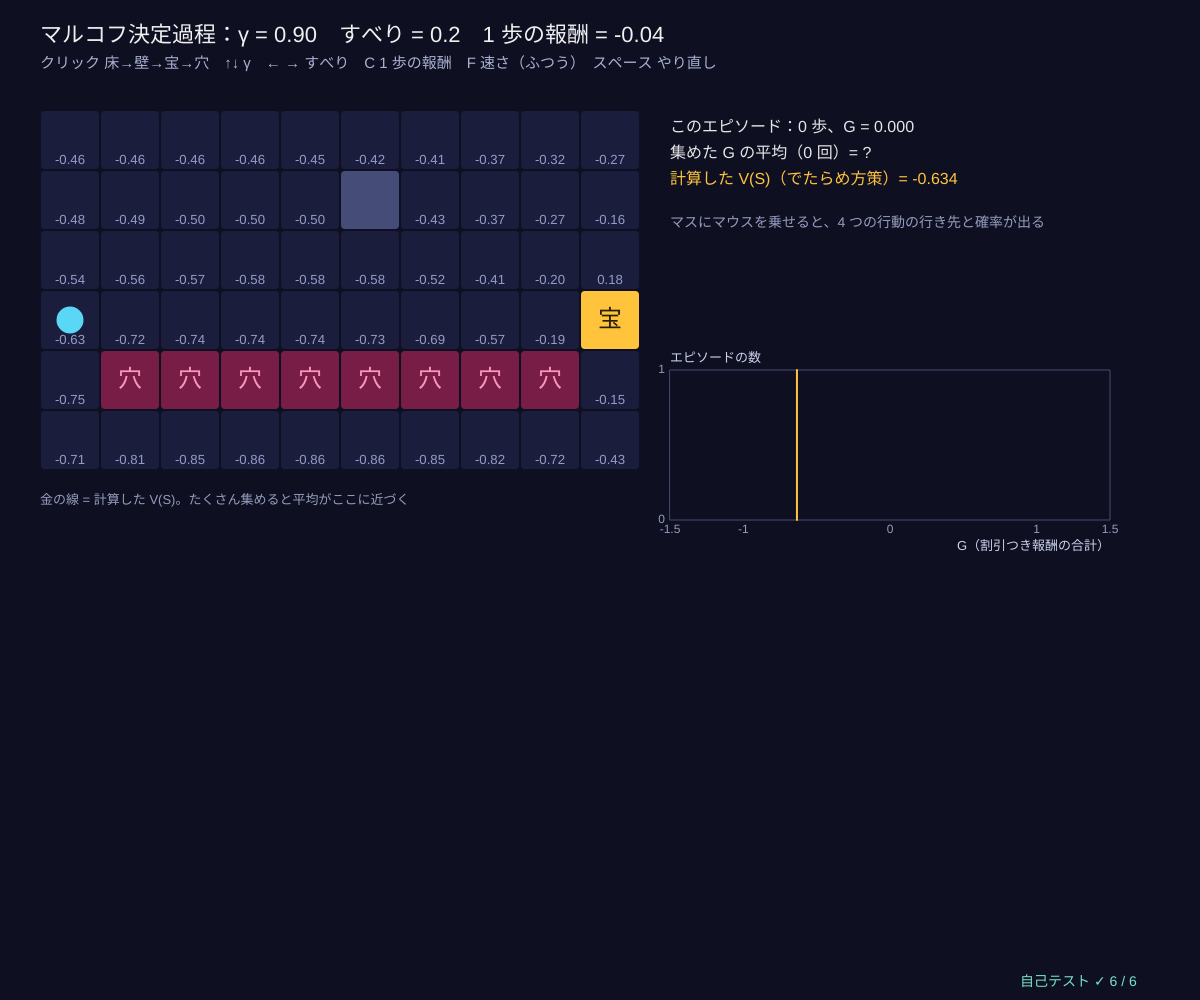
Frame 1 (no input)
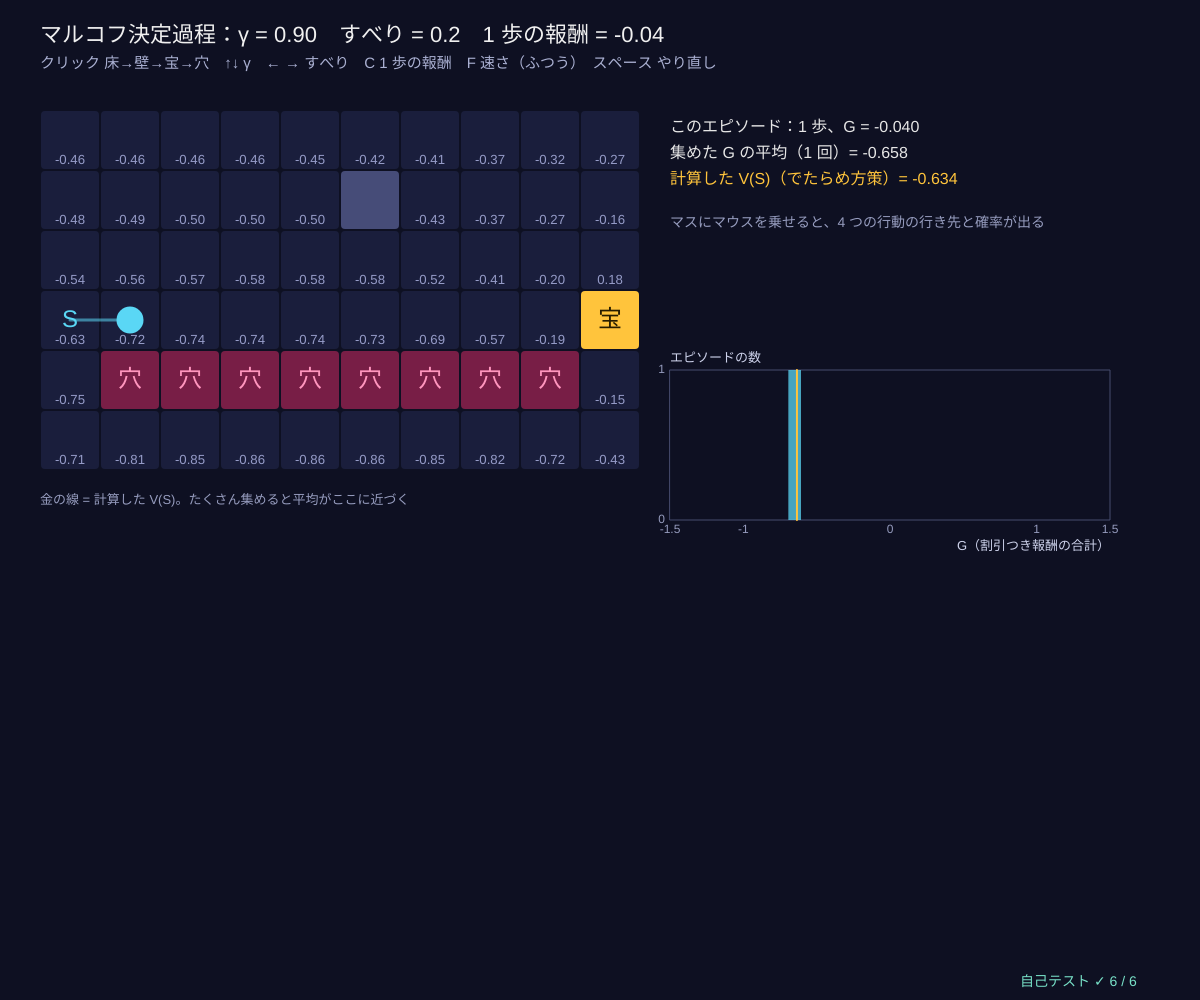
Frame 60 (no input)
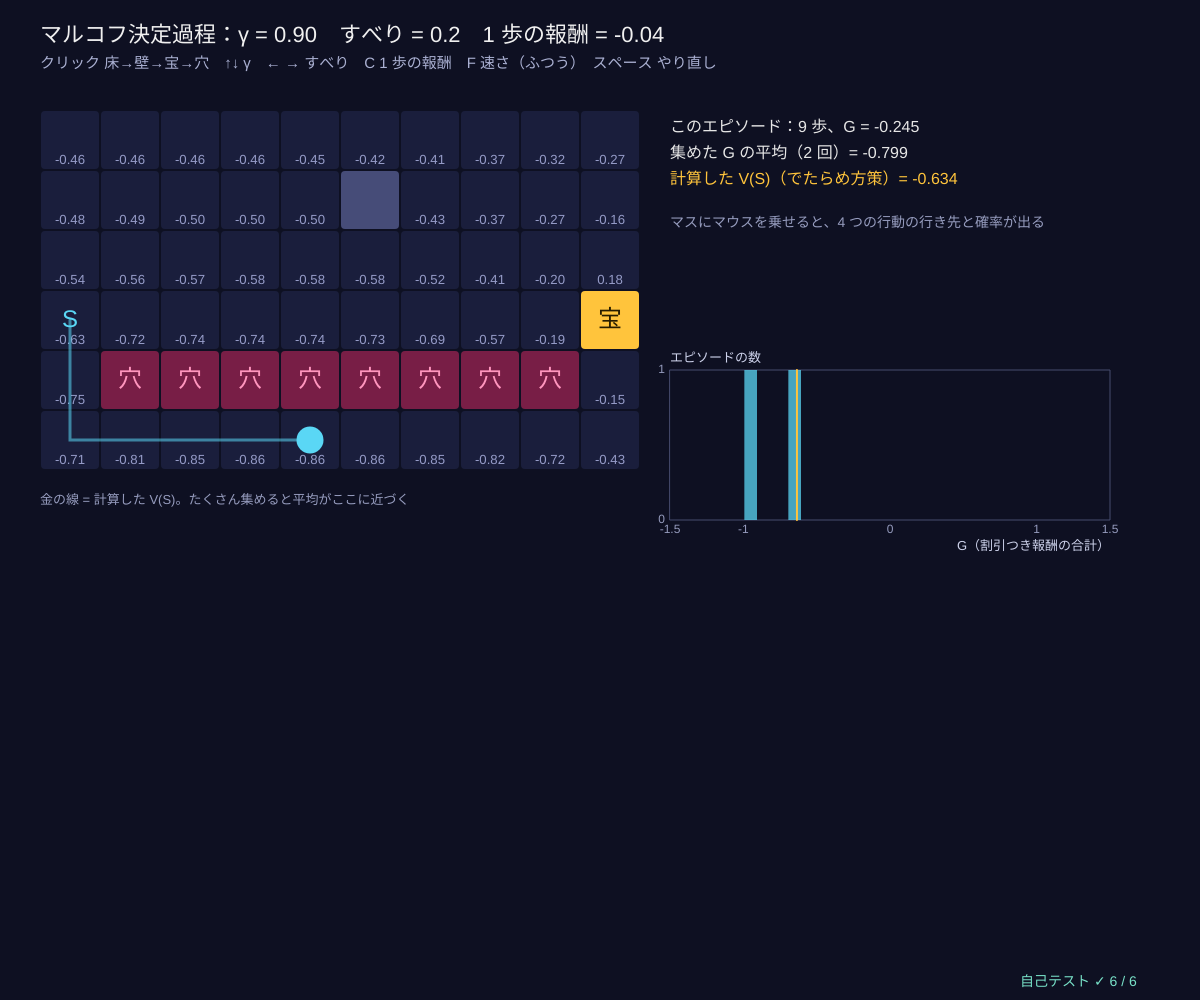
Frame 120 (the mouse pressed at the canvas centre since frame 60)

The p5.js sketch that drew these frames (run headless with seeded random() and noise() and a simulated clock; from frame 60 on, the mouse is pressed at the canvas centre):

// p5.js sketch
// ── sketch.js
// ============================================
// 01 マルコフ決定過程とグリッドワールド ─ 状態・行動・報酬・割引率・すべりやすさ
// マス = 状態 s、上下左右 = 行動 a。意図した向きに進むのは 1 − slip の確率、残りは左右の直角へすべる。
// でたらめに動くエージェントの「割引つき報酬の合計」G = r1 + γ r2 + γ² r3 + … を集めると、その平均が状態の価値 V(S) になる
// クリック マスを 床→壁→宝→穴 と切りかえ / ↑↓ 割引率 γ / ← → すべりやすさ / C 1 歩ごとの報酬 / F 速さ / スペース やり直し
// マウスを乗せたマスの「行き先の確率」を表示
// ============================================

let mapRows = [                          // ★ 地図（. 床、# 壁、S スタート、G 宝 +1、P 落とし穴 −1）
  '..........',
  '.....#....',
  '..........',
  'S........G',
  '.PPPPPPPP.',
  '..........',
];
let gamma = 0.9, slip = 0.2;             // ★ 割引率 γ とすべりやすさ
const STEP_COSTS = [0, -0.04, -0.1];     // ★ 1 歩ごとの報酬の候補（C で切りかえ）
let costIdx = 1, gw, mdp, startS = 0, vRand = [], fast = false;
let agentPos = 0, epReturn = 0, epDisc = 1, epLen = 0, returns = [], trail = [], gx = 40, gy = 110, cs = 60;

function setup() {
  createCanvas(windowWidth, windowHeight);
  gw = gridParse(mapRows);
  selfTest();
  seedRng(11); rebuild();
}

function rebuild() {                     // 地図や γ・slip が変わったら作り直す
  mdp = buildMdp(gw, slip, STEP_COSTS[costIdx]);
  startS = gw.cell.indexOf('S');
  vRand = evalRandomPolicy(mdp, gamma, 1e-10).V;
  returns = []; newEpisode();
}
function newEpisode() { agentPos = startS; epReturn = 0; epDisc = 1; epLen = 0; trail = [startS]; }

// ★ でたらめな方策（4 方向を 1/4 ずつ）の価値：V(s) = Σ_a ¼ Σ_s' p (r + γ V(s')) を収束するまでくり返す
function evalRandomPolicy(m, gam, tol) {
  let V = new Array(m.nS).fill(0), d = Infinity, sweeps = 0;
  while (d >= tol && sweeps < 20000) {
    d = 0;
    for (let s = 0; s < m.nS; s++) {
      if (m.term[s]) continue;
      let v = 0; for (let a = 0; a < 4; a++) v += 0.25 * qValue(m, V, gam, s, a);
      d = Math.max(d, Math.abs(v - V[s])); V[s] = v;
    }
    sweeps++;
  }
  return { V, sweeps };
}
// ★ 環境の 1 歩：確率 P[s][a] にしたがって次のマスを 1 つ選ぶ
function sampleStep(m, s, a) { let u = rnd(), c = 0; for (let o of m.P[s][a]) { c += o.p; if (u < c) return o; } return m.P[s][a][m.P[s][a].length - 1]; }
function agentStep() {
  let a = Math.floor(rnd() * 4), o = sampleStep(mdp, agentPos, a);
  epReturn += epDisc * o.r; epDisc *= gamma; epLen++; agentPos = o.s2; trail.push(agentPos);
  if (trail.length > 40) trail.shift();
  if (mdp.term[agentPos] || epLen >= 300) { returns.push(epReturn); if (returns.length > 3000) returns.shift(); newEpisode(); }
}

function draw() {
  background(...BG);
  let t0 = performance.now();
  if (fast) { while (performance.now() - t0 < 5) agentStep(); } else if (frameCount % 6 === 0) agentStep();

  cs = Math.min(64, (width * 0.55 - 60) / gw.w, (height - 260) / gw.h);
  noStroke(); fill(240); textSize(22); textAlign(LEFT, BASELINE);
  text('マルコフ決定過程：γ = ' + gamma.toFixed(2) + '　すべり = ' + slip.toFixed(1) + '　1 歩の報酬 = ' + STEP_COSTS[costIdx], 40, 42);
  fill(170, 176, 210); textSize(15);
  text('クリック 床→壁→宝→穴　↑↓ γ　← → すべり　C 1 歩の報酬　F 速さ（' + (fast ? '速い' : 'ふつう') + '）　スペース やり直し', 40, 68);

  drawCells(gw, gx, gy, cs);
  // 価値（でたらめ方策）を小さく表示
  textSize(Math.max(10, cs * 0.22)); textAlign(CENTER, BOTTOM);
  for (let s = 0; s < mdp.nS; s++) if (!mdp.term[s]) { let [x, y] = cellXY(gw, s, gx, gy, cs); fill(150, 156, 200); text(fmtN(vRand[s]), x + cs / 2, y + cs - 3); }
  // 足あと
  stroke(...CYAN, 140); strokeWeight(3);
  polyline(trail.map((s) => { let [x, y] = cellXY(gw, s, gx, gy, cs); return [x + cs / 2, y + cs / 2]; }));
  let [ax, ay] = cellXY(gw, agentPos, gx, gy, cs); noStroke(); fill(...CYAN); circle(ax + cs / 2, ay + cs / 2, cs * 0.45);

  // ---- マウスの下のマスの遷移確率
  let hs = cellAt(gw, gx, gy, cs, mouseX, mouseY), px = gx + gw.w * cs + 30, py = gy + 10;
  fill(230); textAlign(LEFT, TOP); textSize(16);
  text('このエピソード：' + epLen + ' 歩、G = ' + fmtN(epReturn, 3), px, py);
  text('集めた G の平均（' + returns.length + ' 回）= ' + (returns.length ? fmtN(meanOf(returns), 3) : '?'), px, py + 26);
  fill(...GOLD); text('計算した V(S)（でたらめ方策）= ' + fmtN(vRand[startS], 3), px, py + 52);
  if (hs >= 0 && !mdp.term[hs]) {
    fill(230); text('マス (' + (hs % gw.w) + ', ' + Math.floor(hs / gw.w) + ') の P(s′ | s, a)：', px, py + 96);
    textSize(14);
    for (let a = 0; a < 4; a++) {
      let outs = mdp.P[hs][a].map((o) => '(' + (o.s2 % gw.w) + ',' + Math.floor(o.s2 / gw.w) + ') ' + fmtN(o.p) + ' r=' + o.r).join('  ');
      fill(200, 205, 235); text(DIR_NAMES[a] + '：' + outs, px, py + 122 + a * 22);
    }
    let [hx, hy] = cellXY(gw, hs, gx, gy, cs); noFill(); stroke(...GOLD); strokeWeight(2); rect(hx + 2, hy + 2, cs - 4, cs - 4, 4);
  } else { fill(150, 156, 190); textSize(14); text('マスにマウスを乗せると、4 つの行動の行き先と確率が出る', px, py + 96); }

  // ---- 集めた G のヒストグラム
  let g = { x: px, y: py + 250, w: Math.min(440, width - px - 40), h: 150, x0: -1.5, x1: 1.5, y0: 0, y1: 1 };
  let bins = new Array(30).fill(0); for (let r of returns) bins[clampv(Math.floor((r + 1.5) / 0.1), 0, 29)]++;
  g.y1 = Math.max(1, maxOf(bins));
  plotAxes(g, 'G（割引つき報酬の合計）', 'エピソードの数', [-1.5, -1, 0, 1, 1.5], [0, g.y1]);
  noStroke(); fill(...CYAN, 190);
  bins.forEach((b, i) => rect(gX(g, -1.5 + i * 0.1) + 1, gY(g, b), g.w / 30 - 2, gY(g, 0) - gY(g, b)));
  stroke(...GOLD); strokeWeight(2); line(gX(g, vRand[startS]), g.y, gX(g, vRand[startS]), g.y + g.h);
  noStroke(); fill(150, 156, 190); textSize(13); textAlign(LEFT, BASELINE);
  text('金の線 = 計算した V(S)。たくさん集めると平均がここに近づく', 40, gy + gw.h * cs + 34);
  drawSelfTest(width - 180, height - 14);
}

function mousePressed() {
  let s = cellAt(gw, gx, gy, cs, mouseX, mouseY);
  if (s < 0 || gw.cell[s] === 'S') return;
  let order = ['.', '#', 'G', 'P'];
  gw.cell[s] = order[(order.indexOf(gw.cell[s]) + 1) % 4];
  rebuild();
}
function keyPressed() {
  if (key === UP_ARROW) gamma = Math.min(0.99, Math.round((gamma + 0.05) * 100) / 100);
  if (key === DOWN_ARROW) gamma = Math.max(0, Math.round((gamma - 0.05) * 100) / 100);
  if (key === RIGHT_ARROW) slip = Math.min(0.8, Math.round((slip + 0.1) * 10) / 10);
  if (key === LEFT_ARROW) slip = Math.max(0, Math.round((slip - 0.1) * 10) / 10);
  if (key === 'c' || key === 'C') costIdx = (costIdx + 1) % STEP_COSTS.length;
  if (key === 'f' || key === 'F') fast = !fast;
  if (key === UP_ARROW || key === DOWN_ARROW || key === LEFT_ARROW || key === RIGHT_ARROW || key === 'c' || key === 'C' || key === ' ') rebuild();
  return false;
}

// ---- 自己テスト
function selfTest() {
  selfTestResults = [];
  let gwT = gridParse(mapRows);           // テスト用の地図（画面の地図とは別）
  let okSum = true, okTerm = true, okDet = true;
  for (let sl of [0, 0.2, 0.5, 0.8]) {
    let m = buildMdp(gwT, sl, -0.04);
    for (let s = 0; s < m.nS; s++) for (let a = 0; a < 4; a++) {
      let tot = 0; for (let o of m.P[s][a]) { tot += o.p; if (o.p < 0) okSum = false; }
      if (!near(tot, 1, 1e-12)) okSum = false;
      if (m.term[s] && !(m.P[s][a].length === 1 && m.P[s][a][0].s2 === s && m.P[s][a][0].r === 0)) okTerm = false;
      if (sl === 0 && !m.term[s] && m.P[s][a].length !== 1) okDet = false;
    }
  }
  check('どの状態・行動でも遷移確率の合計 = 1、どれも ≥ 0（すべり 0, 0.2, 0.5, 0.8）', okSum);
  check('宝と落とし穴（終わりの状態）は動かず、報酬 0', okTerm);
  check('すべり 0 なら行き先は 1 つに決まる（確率 1）', okDet);
  // サンプリングの頻度 = 確率
  let m = buildMdp(gwT, 0.2, -0.04), s0 = 2 * gwT.w + 4, cnt = {}; seedRng(3);
  for (let i = 0; i < 20000; i++) { let o = sampleStep(m, s0, 1); cnt[o.s2] = (cnt[o.s2] || 0) + 1; }
  check('サンプルした行き先の割合 ≈ P(s′ | s, 右)（2 万回）', m.P[s0][1].every((o) => near((cnt[o.s2] || 0) / 20000, o.p, 0.015)));
  // でたらめ方策：集めた G の平均 ≈ 計算した V(S)
  let ev = evalRandomPolicy(m, 0.9, 1e-10), st = gwT.cell.indexOf('S'), gs = [];
  seedRng(4);
  for (let e = 0; e < 3000; e++) { let s = st, G = 0, d = 1; for (let t = 0; t < 300 && !m.term[s]; t++) { let o = sampleStep(m, s, Math.floor(rnd() * 4)); G += d * o.r; d *= 0.9; s = o.s2; } gs.push(G); }
  let mu = meanOf(gs), se = Math.sqrt(meanOf(gs.map((g) => (g - mu) * (g - mu))) / gs.length);
  check('でたらめ方策の G の平均 ' + fmtN(mu, 3) + ' ≈ 計算した V(S) ' + fmtN(ev.V[st], 3) + '（標準誤差の 3 倍以内）', Math.abs(mu - ev.V[st]) < 3 * se + 1e-3);
  check('価値は ±1 の範囲（γ < 1、報酬は −1〜1）で NaN なし', ev.V.every((v) => Math.abs(v) <= 1 / (1 - 0.9) && isFinite(v)));
  reportSelfTest();
}

// ---------- やってみよう ----------
// 1. すべり 0 と 0.5 で、でたらめ方策の V(S) はどう変わる？
// 2. γ を 0 にすると V(S) は？（すぐ次の報酬しか見ない）。γ = 0.99 では？
// 3. 落とし穴をふやす・宝をスタートの近くに置くと、G のヒストグラムの形はどう変わる？
// 4. 1 歩の報酬を −0.1 にすると「早く終わるほうがよい」世界になる。V(S) は？
// 5. でたらめではなく「いつも右」の方策にしたら、価値はどう計算する？（03 の方策評価）

// ==================================================
// ここから下は「強化学習の道具」（中身は読まなくても OK。消さないでね）
// ==================================================
// ---- 色と小さな道具
const BG = [14, 16, 34];                // 背景（アーケードの紺）
const GOLD = [255, 196, 60], CYAN = [90, 215, 245], PINK = [245, 110, 170], LIME = [160, 230, 110], VIOLET = [175, 140, 255];
function clampv(v, a, b) { return v < a ? a : v > b ? b : v !== v ? a : v; }     // NaN なら a に戻す
function argmaxR(q) {                  // いちばん大きい値の番号（同点はランダムに 1 つ）
  let m = -Infinity, best = [];
  for (let i = 0; i < q.length; i++) {
    if (q[i] > m + 1e-12) { m = q[i]; best = [i]; } else if (Math.abs(q[i] - m) <= 1e-12) best.push(i);
  }
  return best.length ? best[Math.floor(rnd() * best.length)] : 0;
}
function argmaxFirst(q) { let b = 0; for (let i = 1; i < q.length; i++) if (q[i] > q[b]) b = i; return b; }   // 同点は若い番号
function maxOf(q) { let m = -Infinity; for (let v of q) if (v > m) m = v; return m; }
function epsGreedy(q, eps) { return rnd() < eps ? Math.floor(rnd() * q.length) : argmaxR(q); }   // ε の確率でランダム、ほかは貪欲
function softmaxArr(h, tau) {          // ボルツマン分布 exp(h/τ) / Σ（大きい数でもあふれないように最大値を引く）
  let m = maxOf(h), e = h.map((v) => Math.exp((v - m) / (tau || 1))), s = e.reduce((a, b) => a + b, 0);
  return e.map((v) => v / s);
}
function sampleFrom(p) { let u = rnd(), c = 0; for (let i = 0; i < p.length; i++) { c += p[i]; if (u < c) return i; } return p.length - 1; }
function meanOf(a) { return a.length ? a.reduce((s, v) => s + v, 0) / a.length : 0; }
function fmtN(v, d) { if (typeof v !== 'number' || v !== v) return '?'; let s = v.toFixed(d === undefined ? 2 : d); return s === '-0.00' || s === '-0.0' || s === '-0' ? s.slice(1) : s; }
// ---- 種つきの乱数（同じ種なら毎回同じ列 → 実験をくり返せる）
let rngState = 1;
function seedRng(s) { rngState = (s >>> 0) || 1; }
function rnd() {                       // 0〜1 の一様乱数（mulberry32）
  rngState = (rngState + 0x6d2b79f5) >>> 0;
  let t = rngState;
  t = Math.imul(t ^ (t >>> 15), t | 1);
  t ^= t + Math.imul(t ^ (t >>> 7), t | 61);
  return ((t ^ (t >>> 14)) >>> 0) / 4294967296;
}
function rndInt(a, b) { return a + Math.floor(rnd() * (b - a + 1)); }
function randn() { let u = 1 - rnd(), v = rnd(); return Math.sqrt(-2 * Math.log(u)) * Math.cos(2 * Math.PI * v); }   // 標準正規分布
// ---- グラフの道具：g = { x, y, w, h, x0, x1, y0, y1 }
function gX(g, v) { return g.x + clampv((v - g.x0) / (g.x1 - g.x0), -0.02, 1.02) * g.w; }
function gY(g, v) { return g.y + g.h - clampv((v - g.y0) / (g.y1 - g.y0), -0.02, 1.02) * g.h; }
function plotAxes(g, xl, yl, xt, yt) {
  stroke(70, 76, 110); strokeWeight(1); noFill(); rect(g.x, g.y, g.w, g.h);
  noStroke(); fill(150, 156, 190); textSize(12); textAlign(CENTER, TOP);
  for (let v of xt) text(+v.toPrecision(3), gX(g, v), g.y + g.h + 4);
  textAlign(RIGHT, CENTER);
  for (let v of yt) text(+v.toPrecision(3), g.x - 5, gY(g, v));
  textAlign(LEFT, BASELINE); fill(205, 210, 235); textSize(13);
  text(xl, g.x + g.w - textWidth(xl), g.y + g.h + 30); text(yl, g.x, g.y - 8);
}
function polyline(pts) {               // 点が 2 つ以上あるときだけ折れ線を描く（空の beginShape を作らない）
  if (pts.length < 2) return;
  noFill(); beginShape(); for (let p of pts) vertex(p[0], p[1]); endShape();
}
function smoothArr(a, k) {             // 直前 k 個の平均（ギザギザの学習曲線をならす）
  let out = [], s = 0;
  for (let i = 0; i < a.length; i++) { s += a[i]; if (i >= k) s -= a[i - k]; out.push(s / Math.min(i + 1, k)); }
  return out;
}
function drawCurve(g, arr, col, sw, xOff) {   // arr[i] を x = i (+ xOff) に。長いときは間引いて 600 点まで
  let n = arr.length, stride = Math.max(1, Math.ceil(n / 600)), pts = [];
  for (let i = 0; i < n; i += stride) pts.push([gX(g, i + (xOff || 0)), gY(g, arr[i])]);
  if (n > 1 && (n - 1) % stride) pts.push([gX(g, n - 1 + (xOff || 0)), gY(g, arr[n - 1])]);
  stroke(...col); strokeWeight(sw || 2); polyline(pts);
}
function legend(x, y, items) {         // items = [[色, 名前], …]
  textSize(13); textAlign(LEFT, CENTER);
  for (let [c, s] of items) { noStroke(); fill(...c); rect(x, y - 5, 16, 10); fill(220, 225, 245); text(s, x + 22, y); y += 20; }
}
// ---- グリッドワールド：文字の地図 '.' 床、'#' 壁、'S' スタート、'G' 宝（+1 で終わり）、'P' 落とし穴（−1 で終わり）
const DIRS = [[0, -1], [1, 0], [0, 1], [-1, 0]];    // 行動 0 上、1 右、2 下、3 左
const DIR_NAMES = ['上', '右', '下', '左'];
function gridParse(rows) { return { w: rows[0].length, h: rows.length, cell: rows.join('').split('') }; }
function gridMove(gw, s, a) {          // 決まった向きに 1 マス。外や壁ならその場にとどまる
  let x = s % gw.w + DIRS[a][0], y = Math.floor(s / gw.w) + DIRS[a][1];
  if (x < 0 || y < 0 || x >= gw.w || y >= gw.h || gw.cell[y * gw.w + x] === '#') return s;
  return y * gw.w + x;
}
function isTerminalCell(c) { return c === 'G' || c === 'P'; }
function enterReward(c, stepR) { return c === 'G' ? 1 : c === 'P' ? -1 : stepR; }
// マルコフ決定過程を作る：P[s][a] = [{ s2, p, r }]。意図した向きに 1 − slip、左右の直角の向きに slip/2 ずつ
function buildMdp(gw, slip, stepR) {
  let nS = gw.w * gw.h, P = [], term = [];
  for (let s = 0; s < nS; s++) {
    let c = gw.cell[s]; term.push(isTerminalCell(c) || c === '#'); P.push([]);
    for (let a = 0; a < 4; a++) {
      if (term[s]) { P[s].push([{ s2: s, p: 1, r: 0 }]); continue; }       // 終わりのマス（と壁）はそこに留まり、報酬 0
      let outs = [[a, 1 - slip], [(a + 1) % 4, slip / 2], [(a + 3) % 4, slip / 2]], list = [];
      for (let [d, p] of outs) {
        if (p <= 0) continue;
        let s2 = gridMove(gw, s, d), r = enterReward(gw.cell[s2], stepR), e = list.find((o) => o.s2 === s2);
        if (e) e.p += p; else list.push({ s2, p, r });
      }
      P[s].push(list);
    }
  }
  return { nS, nA: 4, P, term, gw };
}
function qValue(mdp, V, gamma, s, a) { let q = 0; for (let o of mdp.P[s][a]) q += o.p * (o.r + gamma * V[o.s2]); return q; }
function viSweep(mdp, V, gamma) {      // 価値反復の 1 回：V(s) ← max_a Σ p (r + γ V(s'))。戻り値 = 最大の変化量
  let nv = V.slice(), d = 0;
  for (let s = 0; s < mdp.nS; s++) {
    if (mdp.term[s]) continue;
    let best = -Infinity; for (let a = 0; a < 4; a++) best = Math.max(best, qValue(mdp, V, gamma, s, a));
    nv[s] = best; d = Math.max(d, Math.abs(best - V[s]));
  }
  for (let s = 0; s < mdp.nS; s++) V[s] = nv[s];
  return d;
}
function valueIteration(mdp, gamma, tol, maxIt) {
  let V = new Array(mdp.nS).fill(0), its = 0, d = Infinity, deltas = [];
  while (d >= tol && its < (maxIt || 100000)) { d = viSweep(mdp, V, gamma); deltas.push(d); its++; }
  return { V, its, deltas };
}
function optimalActs(mdp, V, gamma, s, tol) {     // 最適な行動の集合（同点は全部）
  let q = [0, 1, 2, 3].map((a) => qValue(mdp, V, gamma, s, a)), m = maxOf(q);
  return [0, 1, 2, 3].filter((a) => q[a] >= m - (tol || 1e-9));
}
function evalPolicy(mdp, pi, gamma, tol, V0) {    // 方策評価：V(s) ← Σ p (r + γ V(s')) を、変化が tol 未満になるまで
  let V = V0 ? V0.slice() : new Array(mdp.nS).fill(0), sweeps = 0, d = Infinity;
  while (d >= tol && sweeps < 100000) {
    d = 0;
    for (let s = 0; s < mdp.nS; s++) {
      if (mdp.term[s]) continue;
      let v = qValue(mdp, V, gamma, s, pi[s]); d = Math.max(d, Math.abs(v - V[s])); V[s] = v;
    }
    sweeps++;
  }
  return { V, sweeps };
}
function cellXY(gw, s, gx, gy, cs) { return [gx + (s % gw.w) * cs, gy + Math.floor(s / gw.w) * cs]; }
function drawArrowIn(cx, cy, a, len) { // マスの中心から向き a に矢印
  let dx = DIRS[a][0], dy = DIRS[a][1], ex = cx + dx * len, ey = cy + dy * len;
  line(cx - dx * len * 0.4, cy - dy * len * 0.4, ex, ey);
  noStroke(); triangle(ex + dx * 5, ey + dy * 5, ex - dy * 5 - dx * 2, ey + dx * 5 - dy * 2, ex + dy * 5 - dx * 2, ey - dx * 5 - dy * 2);
}
function drawCells(gw, gx, gy, cs, skipFloor) {   // 壁・宝・落とし穴・スタートを描く
  textAlign(CENTER, CENTER); textSize(cs * 0.4);
  for (let s = 0; s < gw.w * gw.h; s++) {
    let c = gw.cell[s], [x, y] = cellXY(gw, s, gx, gy, cs);
    if (c === '.' && skipFloor) continue;
    noStroke();
    if (c === '#') fill(70, 76, 120); else if (c === 'G') fill(...GOLD); else if (c === 'P') fill(120, 30, 70); else fill(26, 30, 60);
    rect(x + 1, y + 1, cs - 2, cs - 2, 4);
    if (c === 'G') { fill(40, 30, 0); text('宝', x + cs / 2, y + cs / 2); }
    if (c === 'P') { fill(255, 150, 190); text('穴', x + cs / 2, y + cs / 2); }
    if (c === 'S') { fill(...CYAN); text('S', x + cs / 2, y + cs / 2); }
  }
}
function cellAt(gw, gx, gy, cs, mx, my) {         // マウスの下のマス（なければ −1）
  let x = Math.floor((mx - gx) / cs), y = Math.floor((my - gy) / cs);
  return x >= 0 && y >= 0 && x < gw.w && y < gw.h ? y * gw.w + x : -1;
}
function bfsDist(gw, goal) {           // 決定的に動くときの、各マスからゴールまでの最短の歩数（届かなければ Infinity）
  let d = new Array(gw.w * gw.h).fill(Infinity), q = [goal]; d[goal] = 0;
  while (q.length) {
    let s = q.shift();
    for (let a = 0; a < 4; a++) {
      let x = s % gw.w - DIRS[a][0], y = Math.floor(s / gw.w) - DIRS[a][1], p = y * gw.w + x;   // p から向き a で s に来られる？
      if (x < 0 || y < 0 || x >= gw.w || y >= gw.h || gw.cell[p] === '#' || d[p] < Infinity || isTerminalCell(gw.cell[p])) continue;
      if (gridMove(gw, p, a) === s) { d[p] = d[s] + 1; q.push(p); }
    }
  }
  return d;
}
function valueFill(v, lo, hi) {        // 低い = 紫、0 = 紺、高い = 金
  let t = clampv((v - lo) / (hi - lo || 1), 0, 1);
  if (t < 0.5) { let u = t / 0.5; fill(110 - 80 * u, 60 - 30 * u, 150 - 90 * u); }
  else { let u = (t - 0.5) / 0.5; fill(30 + 220 * u, 30 + 160 * u, 60 - 20 * u); }
}
// ---- 自己テストの道具
let selfTestResults = [];
function check(name, cond) { selfTestResults.push({ name, ok: !!cond }); }
function near(a, b, tol) { return a !== null && a !== undefined && isFinite(a) && Math.abs(a - b) <= (tol === undefined ? 1e-9 : tol); }
function noNaN(v) { return Array.isArray(v) || ArrayBuffer.isView(v) ? Array.from(v).every(noNaN) : !(typeof v === 'number' && !isFinite(v)); }
function reportSelfTest() { for (let r of selfTestResults) (r.ok ? console.log : console.error)((r.ok ? '✓ ' : '✗ ') + r.name); }
function selfTestLine() { let n = selfTestResults.filter((r) => r.ok).length; return '自己テスト ' + (n === selfTestResults.length ? '✓ ' : '✗ ') + n + ' / ' + selfTestResults.length; }
function drawSelfTest(x, y) { noStroke(); fill(selfTestResults.every((r) => r.ok) ? color(120, 225, 200) : color(255, 90, 120)); textSize(14); textAlign(LEFT, BASELINE); text(selfTestLine(), x, y); }
